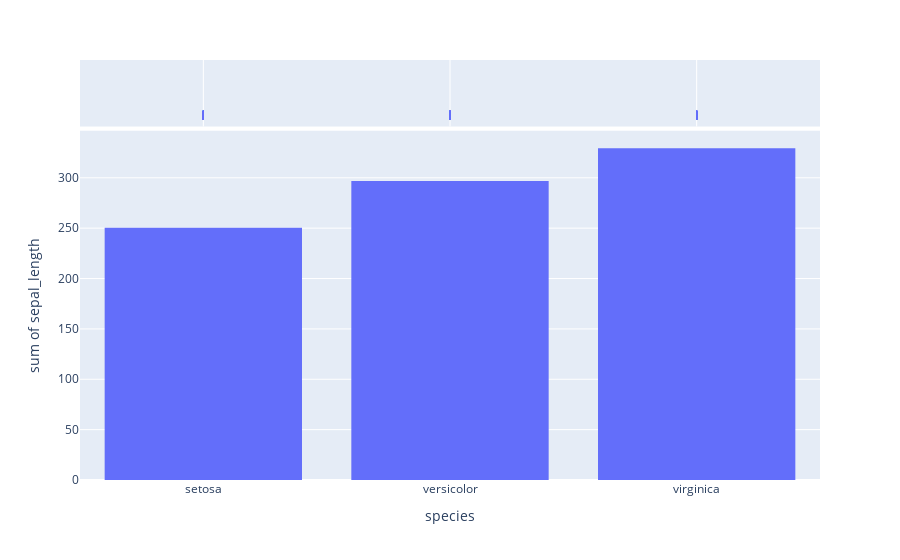

The cell this chart's notebook holds for it:
### Code cell
fig = px.histogram(df,  x = 'species', y= 'sepal_length', marginal="rug")
fig.show()

### Figure 1 — Plotly figure (JSON) as saved in the notebook; plotly's stock layout.template omitted (floating-point values rounded to 4 significant figures; data arrays with more than 128 entries replaced by an {"elided": "..."} marker saying what was removed)
{"data": [{"alignmentgroup": "True", "bingroup": "x", "histfunc": "sum", "hovertemplate": "species=%{x}<br>sum of sepal_length=%{y}<extra></extra>", "legendgroup": "", "marker": {"color": "#636efa", "pattern": {"shape": ""}}, "name": "", "offsetgroup": "", "orientation": "v", "showlegend": false, "type": "histogram", "x": {"elided": "150 str values"}, "xaxis": "x", "y": {"elided": "150 float values"}, "yaxis": "y"}, {"alignmentgroup": "True", "boxpoints": "all", "fillcolor": "rgba(255,255,255,0)", "hoveron": "points", "hovertemplate": "species=%{x}<extra></extra>", "jitter": 0, "legendgroup": "", "line": {"color": "rgba(255,255,255,0)"}, "marker": {"color": "#636efa", "symbol": "line-ns-open"}, "name": "", "offsetgroup": "", "showlegend": false, "type": "box", "x": {"elided": "150 str values"}, "xaxis": "x2", "yaxis": "y2"}], "layout": {"autosize": true, "barmode": "relative", "legend": {"tracegroupgap": 0}, "margin": {"t": 60}, "xaxis": {"anchor": "y", "autorange": true, "domain": [0, 1], "range": [-0.5, 2.5], "title": {"text": "species"}, "type": "category"}, "xaxis2": {"anchor": "y2", "autorange": true, "domain": [0, 1], "matches": "x", "range": [-0.5, 2.5], "showgrid": true, "showticklabels": false, "type": "category"}, "yaxis": {"anchor": "x", "autorange": true, "domain": [0, 0.8316], "range": [0, 346.7], "title": {"text": "sum of sepal_length"}, "type": "linear"}, "yaxis2": {"anchor": "x2", "autorange": true, "domain": [0.8416, 1], "matches": "y2", "range": [-0.5942, 0.5], "showgrid": false, "showline": false, "showticklabels": false, "ticks": "", "type": "category"}}}
